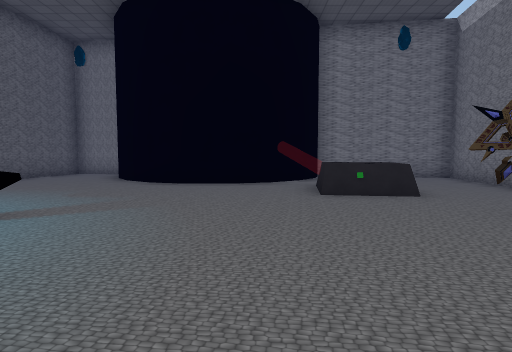
[1] (above)

16 first-person views from a walk through a 3-D level made in the Unity game engine. The camera is 1.5 m above the floor, tilts 4° down and sees 80° across. The floor is counted in squares, 2 m on a side. Each view is taken from the middle of a square. On the plan, view 1 faces up. The plan holds only what a view shows up to about 10 squares ahead; the rest is blank. The place goes on beyond the plan. The player character is not drawn. Some surface patterns are stand-ins.

[2]
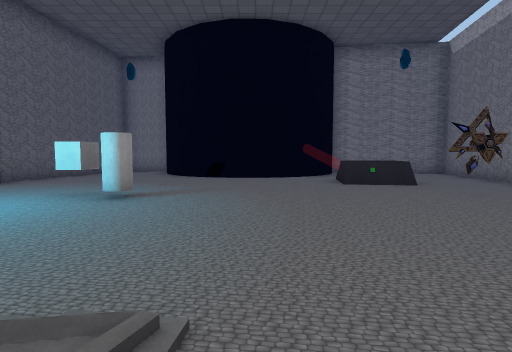

[3]
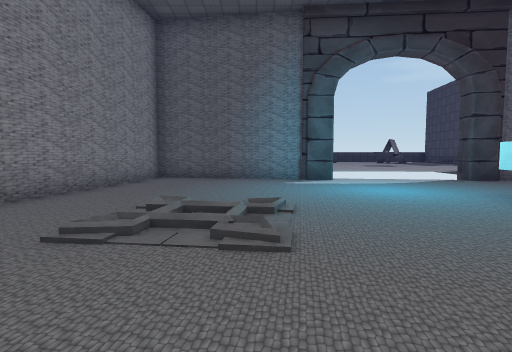

[4]
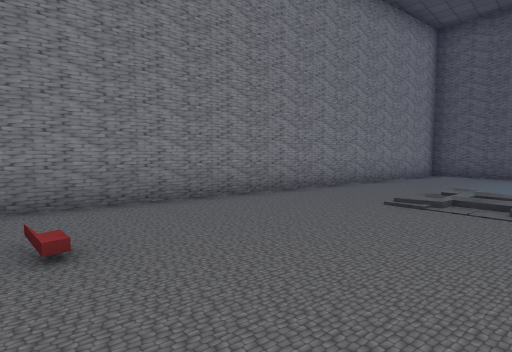

[5]
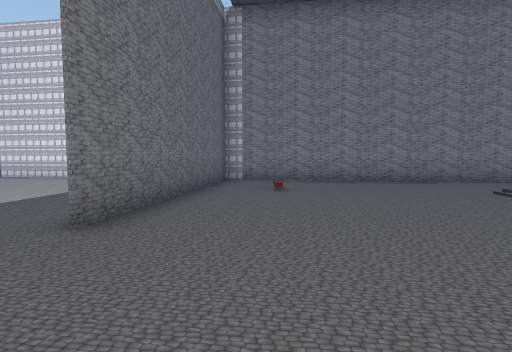

[6]
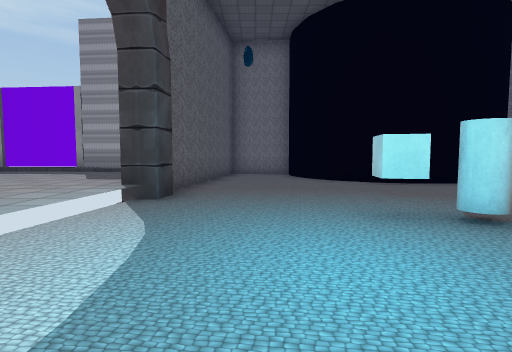

[7]
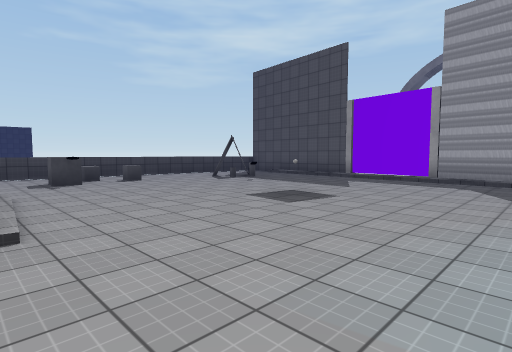

[8]
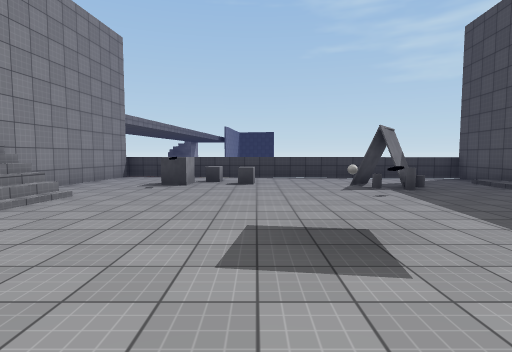

[9]
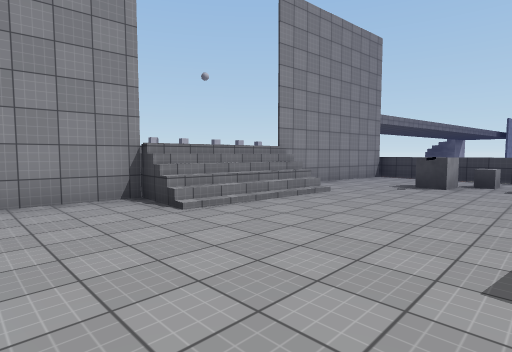

[10]
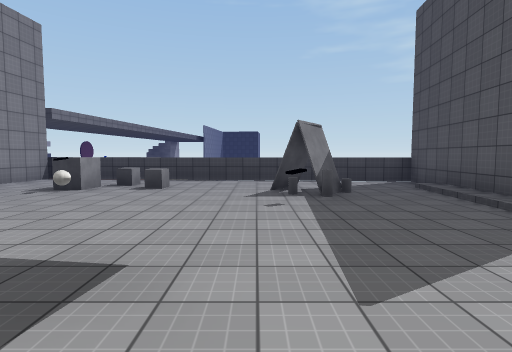

[11]
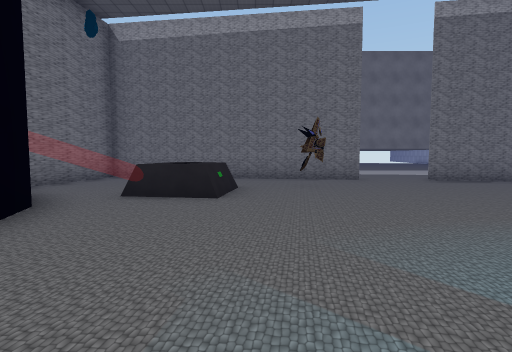

[12]
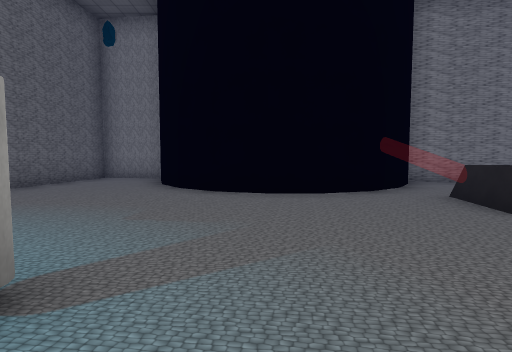

[13]
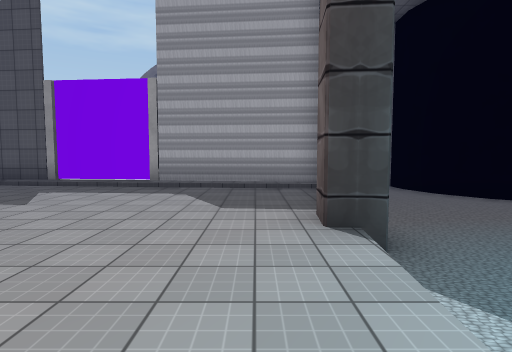

[14]
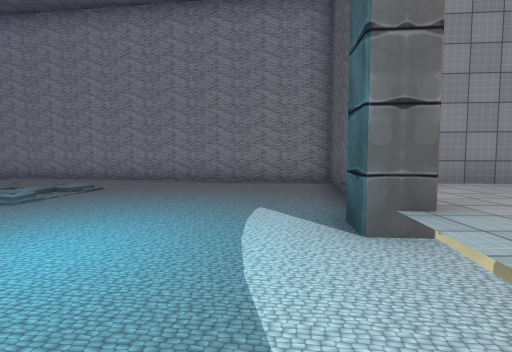

[15]
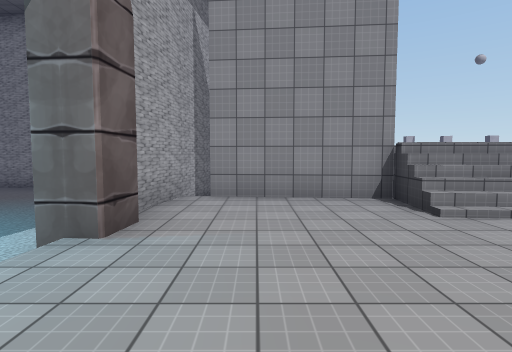

[16]
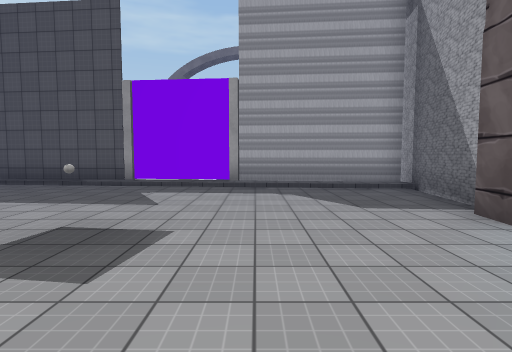

### Floor plan
Key: @ floor where view 1 was taken; # wall or solid block; . main floor; : floor 0.25 m higher than the main floor; + floor 0.5 m higher than the main floor; / step, stairs or slope; = window, fence, low wall or low ledge; ^ raised ledge; C cube; Y cylinder; O other object.
Columns run from 21 left of view 1 to 10 right of it. Each row starts with its distance up from view 1.
 12               ###
 11  ####        ##..      #
 10  =++##########...     ######
  9  =++++++/////##.. #  ##....#
  8  =+++++++++++##.... ##=....#
  7  =++#=+++++++#.........OO..#
  6  =+++++++++++#.........OO..#
  5  =++++++OO+++/.............#
  4  =+^+++++++++/...C......O.##
  3  #+++++++++++/...CY.......#
  2 #=+^=++++++++/......#.....#
  1 #++++++++++++#..............
  0 #+++++///++++#.......@......
 -1  #####= /+++##....::......#..
 -2          ####.....::.....##..
 -3             #............#  ..
 -4             #............#  ...
 -5             #######......#   ...
 -6                   ########    ..
 -7                               ##

Where each view was taken, in squares from view 1:
view 1: 0 up, 0 right, facing up
view 2: 2 down, 1 left, facing up
view 3: 1 down, 1 right, facing left
view 4: 1 down, 3 right, facing down-left
view 5: 3 up, 3 right, facing down
view 6: 0 up, 6 left, facing up
view 7: 0 up, 9 left, facing up-left
view 8: 4 up, 10 left, facing left
view 9: 4 up, 10 left, facing down-left
view 10: 6 up, 11 left, facing left
view 11: 5 up, 4 left, facing right
view 12: 2 up, 2 left, facing up
view 13: 2 up, 9 left, facing up
view 14: 4 up, 7 left, facing down
view 15: 4 up, 10 left, facing down
view 16: 2 up, 11 left, facing up
